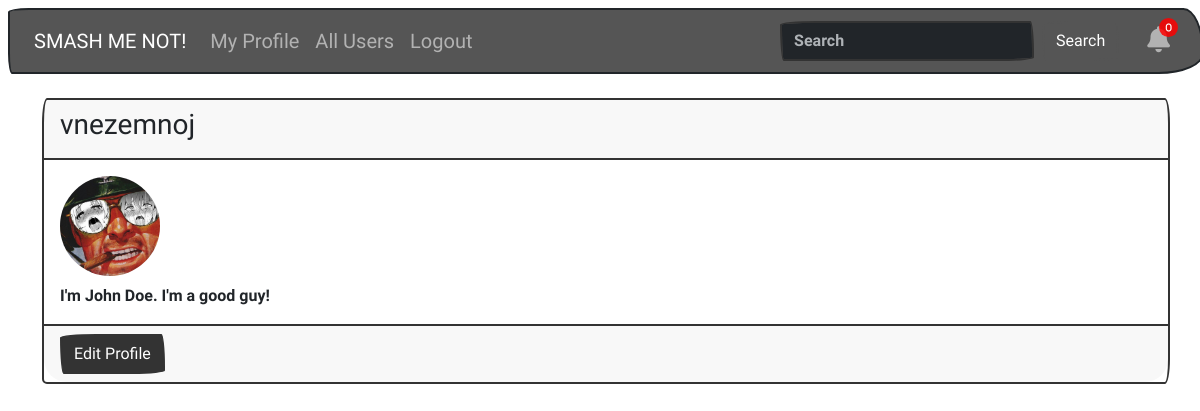
The page /auth/profile/ (signed in) on the database its author committed.
### user/models.py (models this page shows, shortened)
class Profile(models.Model):
    user = models.OneToOneField(User, on_delete=models.CASCADE)
    bio = models.TextField(blank=True)
    telegram = models.CharField(max_length=255, blank=True)
    slug = AutoSlugField(populate_from='user', unique=True)
    avatar = models.ImageField(upload_to='avatars/', blank=True)
    photo_1 = models.ImageField(upload_to='photos/', blank=True)
    photo_2 = models.ImageField(upload_to='photos/', blank=True)
    photo_3 = models.ImageField(upload_to='photos/', blank=True)
    photo_4 = models.ImageField(upload_to='photos/', blank=True)
    photo_5 = models.ImageField(upload_to='photos/', blank=True)
    photo_6 = models.ImageField(upload_to='photos/', blank=True)

### user/views.py (the view)
# urls.py: path('profile/', profile_view, name='profile'),
def profile_view(request):
    if request.user.is_authenticated:
        try:
            profile = Profile.objects.get(user=request.user)
        except Profile.DoesNotExist:
            profile = Profile.objects.create(user=request.user)
        photos = [getattr(profile, f'photo_{i}') for i in range(1, 7) if getattr(profile, f'photo_{i}')]
        return render(request, 'user/profile.html', {'profile': profile, 'photos': photos})
    else:
        return redirect('auth:login')

### user/templates/user/profile.html (shortened to what this page needs)
{% extends 'base.html' %}
{% block content %}
    <div class="container-fluid">
        <div class="row">
            <div class="col-12">
                {% include 'header.html' %}
            </div>
        </div>
    </div>
    <div class="container">
        <div class="row">
            <div class="col-12 my-4">
                <div class="col-12">
                    <div class="card mb-4">
                        <div class="card-header">
                            <h3 class="card-title">{{ profile.user.username }}</h3>
                        </div>
                        <div class="card-body">
                            <div class="profile-avatar mb-2">
                                {% if profile.avatar %}
                                    <img src="{{ profile.avatar.url }}" alt="Avatar">
                                {% else %}
                                    <span style="display: flex; justify-content: center; align-items: center; width: 100%; height: 100%;">No Avatar</span>
                                {% endif %}
                            </div>
                            <p class="card-text">{{ profile.bio }}</p>
                        </div>
                        <div class="card-footer text-muted">
                            <a href="{% url 'auth:edit_profile' %}" class="btn btn-primary">Edit Profile</a>
                        </div>
                    </div>
                </div>
            </div>
        </div>
    </div>
{% endblock %}

### static/css/styles.css (style rules this page uses)
.container-fluid { padding-left: 0 !important; padding-right: 0 !important; }
.row > * { flex-shrink: 0; max-width: 100%; padding-right: 0; padding-left: calc(var(--bs-gutter-x) * .5); margin-top: var(--bs-gutter-y); }
.image-wrapper, .profile-avatar { width: 100px; height: 100px; border-radius: 50%; background-color: #E8E8E8; overflow: hidden; }
.image-wrapper img, .profile-avatar img { object-fit: cover; width: 100%; height: 100%; }

### rows shown on the page
Profile: user.username "vnezemnoj", avatar (picture), bio "I'm John Doe. I'm a good guy!"
